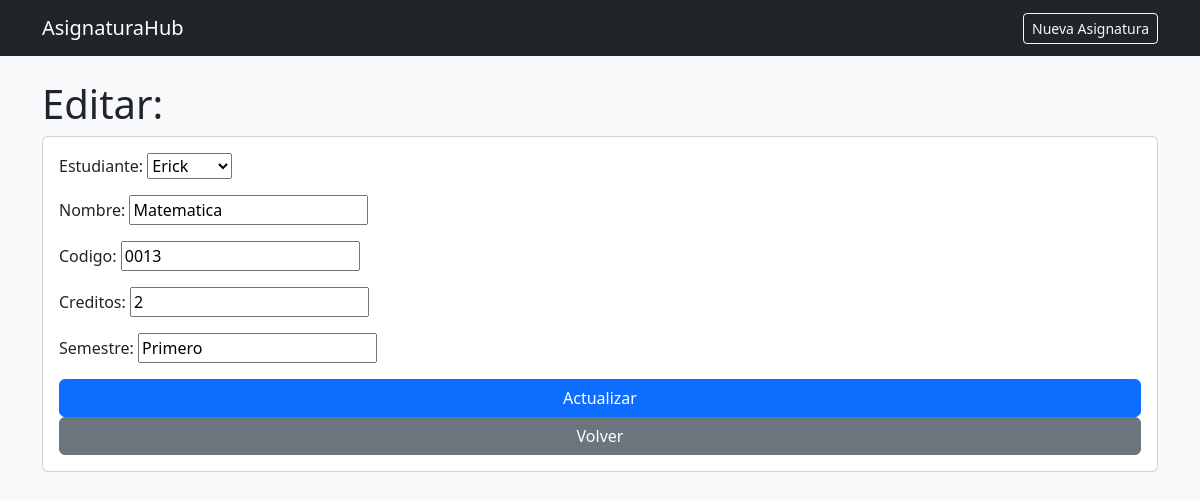
Page /editar_asignaturas/2/ on the committed database.
### student/models.py (models this page shows)
class Asignatura(models.Model):
    estudiante = models.ForeignKey(Student, on_delete=models.CASCADE)
    nombre = models.CharField(max_length=50)
    codigo = models.CharField(max_length=20, unique=True)
    creditos = models.IntegerField(validators=[MinValueValidator(1)])
    semestre = models.CharField(max_length=20, blank=True, null=True)

class Student(models.Model):
    cedula = models.CharField(max_length=10, blank=True, null=True, unique=True)
    nombre = models.CharField(max_length=50) #charfield
    edad = models.IntegerField() #integerField
    correo = models.EmailField(max_length= 50, blank=True, unique=True)
    carrera = models.CharField(max_length=50)
    telefono = models.CharField(max_length=10, blank=True, null=True, unique=True)
    creado_en = models.DateTimeField(auto_now_add=True, blank= True, null= True)
    def __str__(self):
        return self.nombre

### student/views.py (the view)
# urls.py: path("editar_asignaturas/<int:pk>/", views.editar_asignaturas, name="editar_asignaturas"),
def editar_asignaturas(request, pk):
    asignaturas = get_object_or_404(Asignatura, pk=pk)
    form = AsignaturaForm(request.POST or None, instance=asignaturas)
    if form.is_valid():
        form.save()
        return redirect("student:listar_asignaturas")
    return render(request, "asignaturas/editar.html",
                  {"form": form, "asignaturas": asignaturas})

### student/forms.py (shortened to what this page needs)
class AsignaturaForm(forms.ModelForm):
    class Meta:
        model = Asignatura
        fields = ["estudiante","nombre","codigo","creditos","semestre"]

### student/templates/asignaturas/editar.html (shortened to what this page needs)
{% extends "asignaturas/base.html" %}
{% block content %}
<h1>Editar: {{ asignatura.nombre }}</h1>
<form method="post" class="card card-body">
  {{ form.as_p }}
  <button class="btn btn-primary">Actualizar</button>
  <a class="btn btn-secondary" href="{% url 'student:listar_asignaturas' %}">Volver</a>
</form>
{% endblock %}

### rows in the picture
Asignatura: estudiante "Erick", codigo "0013", creditos "2", semestre "Primero"
Student: nombre "Matematica"
